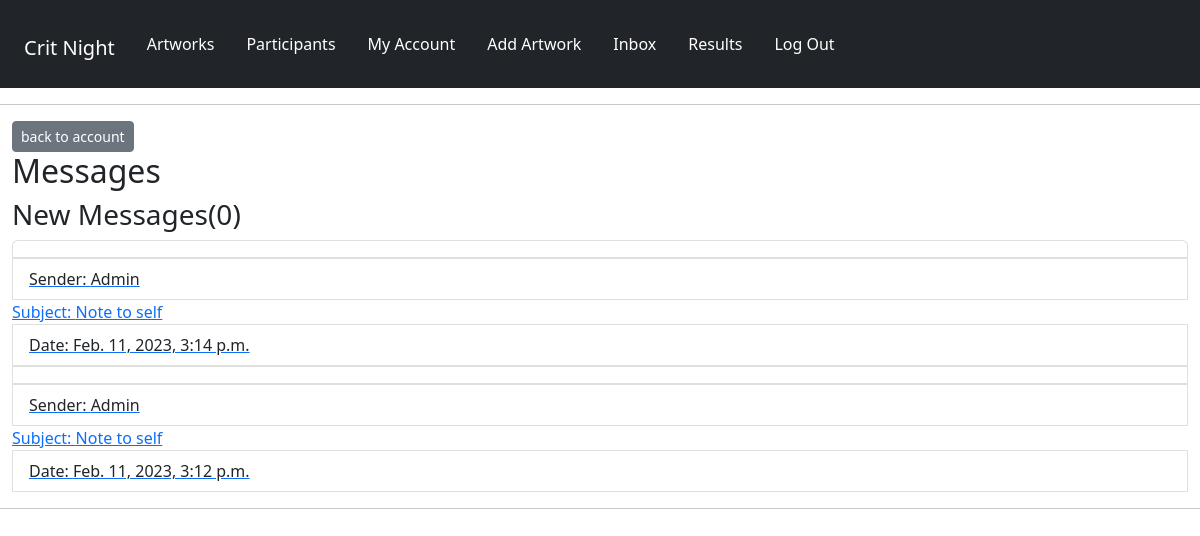
The app's page /panelists/inbox/ (signed in), older data.
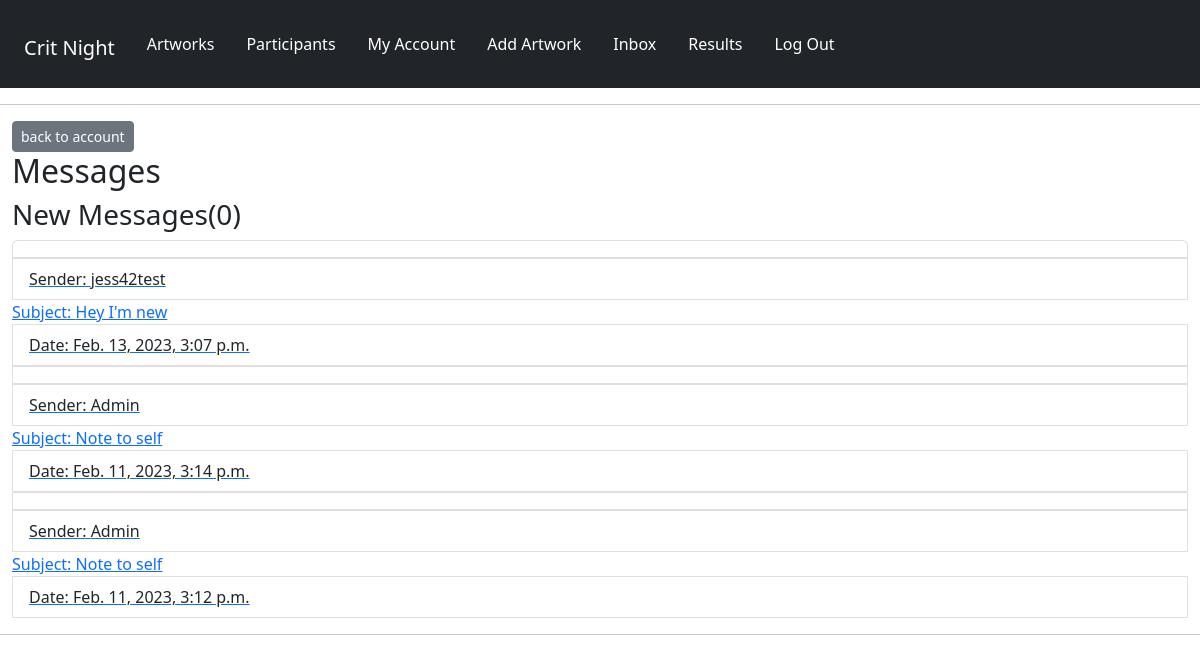
The same page, newer data.
### panelists/models.py (models this page shows, shortened)
class Message(models.Model):
    sender = models.ForeignKey(
        Profile, on_delete=models.SET_NULL, null=True, blank=True
    )
    recipient = models.ForeignKey(
        Profile,
        on_delete=models.SET_NULL,
        null=True,
        blank=True,
        related_name="messages",
    )
    name = models.CharField(max_length=200, null=True, blank=True)
    email = models.EmailField(max_length=200, null=True, blank=True)
    subject = models.CharField(max_length=200, null=True, blank=True)
    body = models.TextField()
    is_read = models.BooleanField(default=False, null=True)
    created = models.DateTimeField(auto_now_add=True)
    id = models.UUIDField(
        default=uuid.uuid4, unique=True, primary_key=True, editable=False
    )
    class Meta:
        ordering = ["is_read", "-created"]

### panelists/views.py (the view)
# urls.py: path("inbox/", views.inbox, name="inbox"),
@login_required(login_url="login")
def inbox(request):
    profile = request.user.profile
    messageRequests = profile.messages.all()
    unreadCount = messageRequests.filter(is_read=False).count()
    context = {"messageRequests": messageRequests, "unreadCount": unreadCount}
    return render(request, "panelists/inbox.html", context)

### panelists/templates/panelists/inbox.html (shortened to what this page needs)
{% extends 'main.html' %}
{% block content %}
<div class="container-fluid">
    <a href="{% url 'account' %}" class="btn btn-secondary btn-sm">back to account</a>
<h2>Messages</h2>
<h3>New Messages(<span>{{unreadCount}}</span>)</h3>
  <ul class="list-group">
    {% for message in messageRequests %}
        {% if message.is_read == False %}
    <li class="list-group-item">
        {% else %}
    <li class="list-group-item" message"></li>
        {% endif %}
        <a href="{% url 'message' message.id %}">
        <span class="list-group-item">Sender: {{message.name}}</span>
        <spanclass="list-group-item">Subject: {{message.subject}}</spanclass=>
        <span class="list-group-item">Date: {{message.created}}</span>
    </a>
    {% endfor %}
  </ul>
</div>
{% endblock %}

Row changes from the older to the newer data that the page shows:
added Message: is_read True (drawn), name "jess42test", subject "Hey I'm new", created "Feb. 13, 2023, 3:07 p.m."
